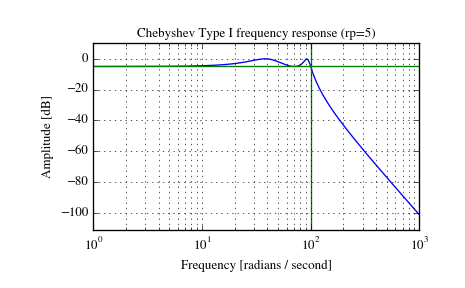

Recreate this plot in Python.
# Plot the filter's frequency response, showing the critical points:

from scipy import signal
import matplotlib.pyplot as plt

b, a = signal.cheby1(4, 5, 100, 'low', analog=True)
w, h = signal.freqs(b, a)
plt.semilogx(w, 20 * np.log10(abs(h)))
plt.title('Chebyshev Type I frequency response (rp=5)')
plt.xlabel('Frequency [radians / second]')
plt.ylabel('Amplitude [dB]')
plt.margins(0, 0.1)
plt.grid(which='both', axis='both')
plt.axvline(100, color='green') # cutoff frequency
plt.axhline(-5, color='green') # rp
plt.show()
